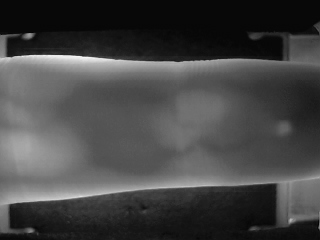
#> input picture Finger Vein Database/001/left/index_1.bmp, 320 x 240 px, found by its file name; its folder holds only this picture in this run
$ python vein-tracker.py
#> lines starting #> are read from the running program, lines starting #| are printed output that depends on the picture; after the words box and inside, x2 and y2 are one past the last pixel; in counts of white or black regions, pixels touching at a corner belong together
import cv2 #OpenCV for video capture and display
import os
import numpy as np


# -- Dataset Setup --
dataset_path = r"C:\Users\dagab\Desktop\vein-mapper\Finger Vein Database\002\left"  # Path to the dataset directory
UI_SCALE = 2.0
try:
    file_list = os.listdir(dataset_path) # Getting a list of files in dataset directory
    images = [f for f in file_list if f.endswith(('.bmp', '.png', '.jpg'))] # filters Image files and only keeps files with vaild image extentsions
    print(f"Found {len(images)} images in the dataset.") # Displays total images found
    print("First image name:", images[0]) # Display name of first letter sample
except FileNotFoundError: # Handles case where folder path deos not exists
    print("Error: The folder path is wrong. Check the path in 'dataset_path'")

# -- Processing Each Image in Dataset --
# Loops through each image filename in filterd images list
for image_file in images:
    full_path = os.path.join(dataset_path, image_file) # Construct complete file path by joining directory path and filename

    frame = cv2.imread(full_path) # Reads image file from disk into memory as numpy array
#> frame is the input picture: shape (240, 320, 3); min 3, max 246, mean 69.1
    if frame is None: # Checking if image failed to load
        print(f"Error loading image: {full_path}")
        continue # Skips to next image in the loop
    height, width = frame.shape[:2] # Gettins the dimensions of the image (height and width)
#> height = 240; width = 320
    frame = frame[60:height-60, :]
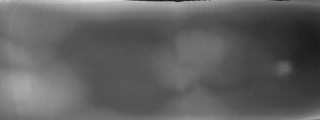
#> frame: shape (120, 320, 3); min 24, max 221, mean 96


    gray = cv2.cvtColor(frame, cv2.COLOR_BGR2GRAY) # Convert the image to greyscale

    # -- Enhance image contrast --
    clahe = cv2.createCLAHE(clipLimit=2.0, tileGridSize=(8, 8)) # Creating a clahe (Contrast Limited Adaptive Histogram Equalization) object
    enhanced = clahe.apply(gray)
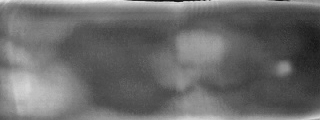
#> enhanced: shape (120, 320); min 11, max 242, mean 106.7

    # Now we add adaptive thresholding
    # We make the veins pure white and then use gaussian blur to smooth the image

    # Change block size and c value respectively to adjust vein visibility. block size is basically for the noise and if vein broken or invisible lower c value. if too much noise increase block size
    veins = cv2.adaptiveThreshold(enhanced, 255, cv2.ADAPTIVE_THRESH_GAUSSIAN_C, cv2.THRESH_BINARY_INV, 51, 5)
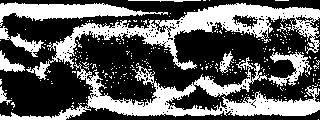
#> veins: shape (120, 320); 36.8% white; 299 white regions (290 under 20 px), largest, box (x1, y1, x2, y2) and area: (26, 3, 320, 80) 5100, (0, 57, 320, 120) 5091, (0, 2, 168, 27) 1780


    # Add masking cuz its detecting outside the finger area too
    # Tweak second parameter if it cuts off too mcuh of finger or includes too much background
    _, binary_mask = cv2.threshold(gray, 30, 255, cv2.THRESH_BINARY)
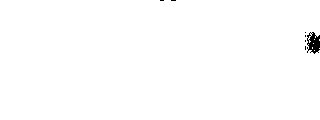
#> binary_mask: shape (120, 320); 99.4% white; 7 black regions (6 under 20 px)

    # Find all shapes in the image
    contours, _ = cv2.findContours(binary_mask, cv2.RETR_EXTERNAL, cv2.CHAIN_APPROX_SIMPLE)
#> contours = 7 contours, 6 with area under 20; largest, box (x1, y1, x2, y2) and area: (0, 0, 320, 120) 37746
    mask = np.zeros_like(gray)
    # Checking if countor were found
    if contours:
        largest_contour = max(contours, key=cv2.contourArea) # Finds largest contour and sorts by their area
#> largest_contour = contour of 59 points, box (x1, y1, x2, y2) (0, 0, 320, 120), area 37746
        cv2.drawContours(mask, [largest_contour], -1, 255, thickness=cv2.FILLED) # Draws largest contour on mask as a filled white shape
#> mask: shape (120, 320); 99.5% white; 3 black regions (2 under 20 px), largest, box (x1, y1, x2, y2) and area: (307, 32, 320, 54) 185
        mask = cv2.erode(mask, np.ones((5,5), np.uint8), iterations=3) # Removes noisy egde articats
#> mask: shape (120, 320); 97.9% white; 2 black regions, box (x1, y1, x2, y2) and area: (301, 26, 320, 60) 596, (154, 0, 182, 7) 196
    # This keeps the 'veins' ONLY where 'finger_mask' is White.
    clean_veins = cv2.bitwise_and(veins, veins, mask=mask)
#> clean_veins: shape (120, 320); 36% white; 295 white regions (285 under 20 px), largest, box (x1, y1, x2, y2) and area: (0, 57, 320, 120) 5091, (26, 3, 320, 80) 4871, (0, 2, 168, 27) 1780

    # This removes small white dots (noise)
    closing_kernel = cv2.getStructuringElement(cv2.MORPH_ELLIPSE, (8,8))
    clean_veins = cv2.morphologyEx(clean_veins, cv2.MORPH_CLOSE, closing_kernel)
#> clean_veins: shape (120, 320); 53.6% white; 28 black regions, largest, box (x1, y1, x2, y2) and area: (0, 62, 91, 117) 3250, (175, 30, 265, 65) 2380, (128, 40, 202, 92) 1628

    # ... Now start the SKELETONIZATION loop ...
    skeleton = np.zeros(clean_veins.shape, np.uint8)

    # Get a structural element (a cross shape works best for lines)
    element = cv2.getStructuringElement(cv2.MORPH_CROSS, (3,3))

    # Loop until no white pixels are left in the temp image
    temp_img = clean_veins.copy()
    #skeleton loop
    while True:
        # Erode (shrink) the white lines
        eroded = cv2.erode(temp_img, element)

        # Dilate (grow) them back to see what we lost
        temp = cv2.dilate(eroded, element)

        # Subtract to find the "edges" that were removed
        temp = cv2.subtract(temp_img, temp)

        # Add those edges to our permanent skeleton
        skeleton = cv2.bitwise_or(skeleton, temp)

        # Update for next loop
        temp_img = eroded.copy()

        # Stop if the image is completely black
        if cv2.countNonZero(temp_img) == 0:
            break
#> eroded: shape (120, 320); every value is 0
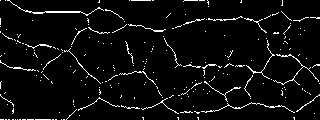
#> skeleton: shape (120, 320); 4.9% white in thin lines or dots


    # 1. Prepare color image
    rgb_skeleton = cv2.cvtColor(skeleton, cv2.COLOR_GRAY2BGR) #Converts greysacle skeleton to BGR color format
#> rgb_skeleton: shape (120, 320, 3); 4.9% white in thin lines or dots

    # 2. Helper lists to store "candidate" points
    # We collect them first, then filter them
    bifurcations = [] # Red candidates
    endpoints = []    # Blue candidates

    # 3. Analyze the structure (Standard Crossing Number)
    skeleton_bool = skeleton // 255
#> skeleton_bool: shape (120, 320); values 0 (black) and 1 (white), 4.9% white in thin lines or dots
    rows, cols = np.nonzero(skeleton_bool) # Gets coordinates of all white pixels
#> rows = 1864 values from 0 to 119; cols = 1864 values, max 319 at index 281, min 0 at index 0, mean 162.3

    # Loops through each vein pixel to classify as endpoint or normal point
    for r, c in zip(rows, cols):
        if r == 0 or r == skeleton.shape[0]-1 or c == 0 or c == skeleton.shape[1]-1:
            continue

        window = skeleton_bool[r-1:r+2, c-1:c+2]
        neighbors = np.sum(window) - 1 # Counts the number of white neighbors not including center pixels itself

        if neighbors == 1: # Classifying point based on number of neighbors ( 1 neighbor = endppint)
            endpoints.append((c,r))      # Add to blue list
        elif neighbors >= 3:
            bifurcations.append((c,r))   # Add to red list
#> this loop made 1864 passes
#> (r, c) on passes 1 to 3: (0, 0), (0, 5), (0, 7)
#> after the loop, bifurcations = 753 pairs, first value 1 to 318, second value 1 to 118; endpoints = 171 pairs, first value 1 to 318, second value 1 to 113

    # --- THE CLUTTER FILTER ---
    # Function to remove dots that are too close to each other
    def filter_points(points, min_dist=15): # Prevents duplicate/clustered detections of same feature
#> called with min_dist = 20
        clean_points = [] # Initializing empty list to store filtered points
        for p in points: # Loop for each point to check if its too close to already saved points
            # Check if 'p' is close to any point we already saved
            is_clutter = False
            for saved_p in clean_points: # Calculates Eculidean distance between points
                dist = np.sqrt((p[0]-saved_p[0])**2 + (p[1]-saved_p[1])**2)
                if dist < min_dist: #If distance is less then minium threshold, mark as clutter
                    is_clutter = True
                    break
            if not is_clutter: #Only add point if it NOT too close to existing points
                clean_points.append(p)
#> this loop made 753 passes
#> p on passes 1 to 3: (99, 1), (208, 1), (241, 1)
#> after the loop, clean_points = 48 pairs, first value 1 to 318, second value 1 to 118
        return clean_points

    # 4. Filter the lists
    clean_reds = filter_points(bifurcations, min_dist=20) # Stricter for splits
#> clean_reds has the same summary as clean_points in filter_points
    clean_blues = filter_points(endpoints, min_dist=20)
#> the loop in filter_points (call 2), `for p in points: # Loop for each point to check if its too close to al..` made 171 passes
#> p on passes 1 to 3: (183, 1), (208, 4), (103, 10)
#> clean_blues = 41 pairs, first value 1 to 318, second value 1 to 112

    # 5. Draw ONLY the clean points
    for pt in clean_reds:
        cv2.circle(rgb_skeleton, pt, 3, (0, 0, 255), -1) # Red
#> this loop made 48 passes
#> pt on passes 1 to 12: (99, 1), (208, 1), (241, 1), (282, 4), (18, 7), (45, 11), (65, 11), (317, 17), (88, 19), (196, 19), (219, 19), (250, 19)
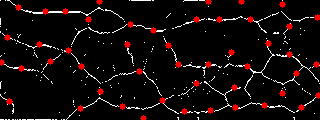
#> rgb_skeleton: shape (120, 320, 3); mean B, G, R 10.1, 10.1, 19.1

    for pt in clean_blues:
        cv2.circle(rgb_skeleton, pt, 3, (255, 0, 0), -1) # Blue
#> this loop made 41 passes
#> pt on passes 1 to 12: (183, 1), (208, 4), (103, 10), (281, 11), (166, 17), (308, 17), (244, 18), (123, 19), (75, 28), (2, 33), (284, 34), (164, 38)
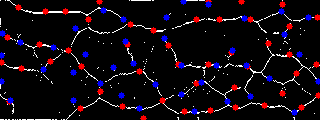
#> rgb_skeleton: shape (120, 320, 3); 3.03% of pixels changed, all inside (x1, y1, x2, y2) = (0, 0, 320, 116)
    # Displays the vein network with bifurcations red and blue endpoints marked
    cv2.imshow("Vein Network Structure", rgb_skeleton)

    # Show the final result with keypoints
    cv2.imshow("Skeleton (Final Map)", skeleton)

    # ... then your other imshow lines ...
    cv2.imshow("vein image of ahmed sial", clean_veins)
    cv2.imshow("raw image of ahmed sial", gray) # Display the original greyscale finger image
    cv2.imshow("enhanced image of ahmed sial", enhanced) # Display the contrast-enhanced version of the image


    # Check if 'q' key was pressed to quit program
    key =  cv2.waitKey(0) & 0xFF
#> (key q is pressed here)
    if key == ord('q'):
        break # Exit while loop, ending video cpature
cv2.destroyAllWindows()
